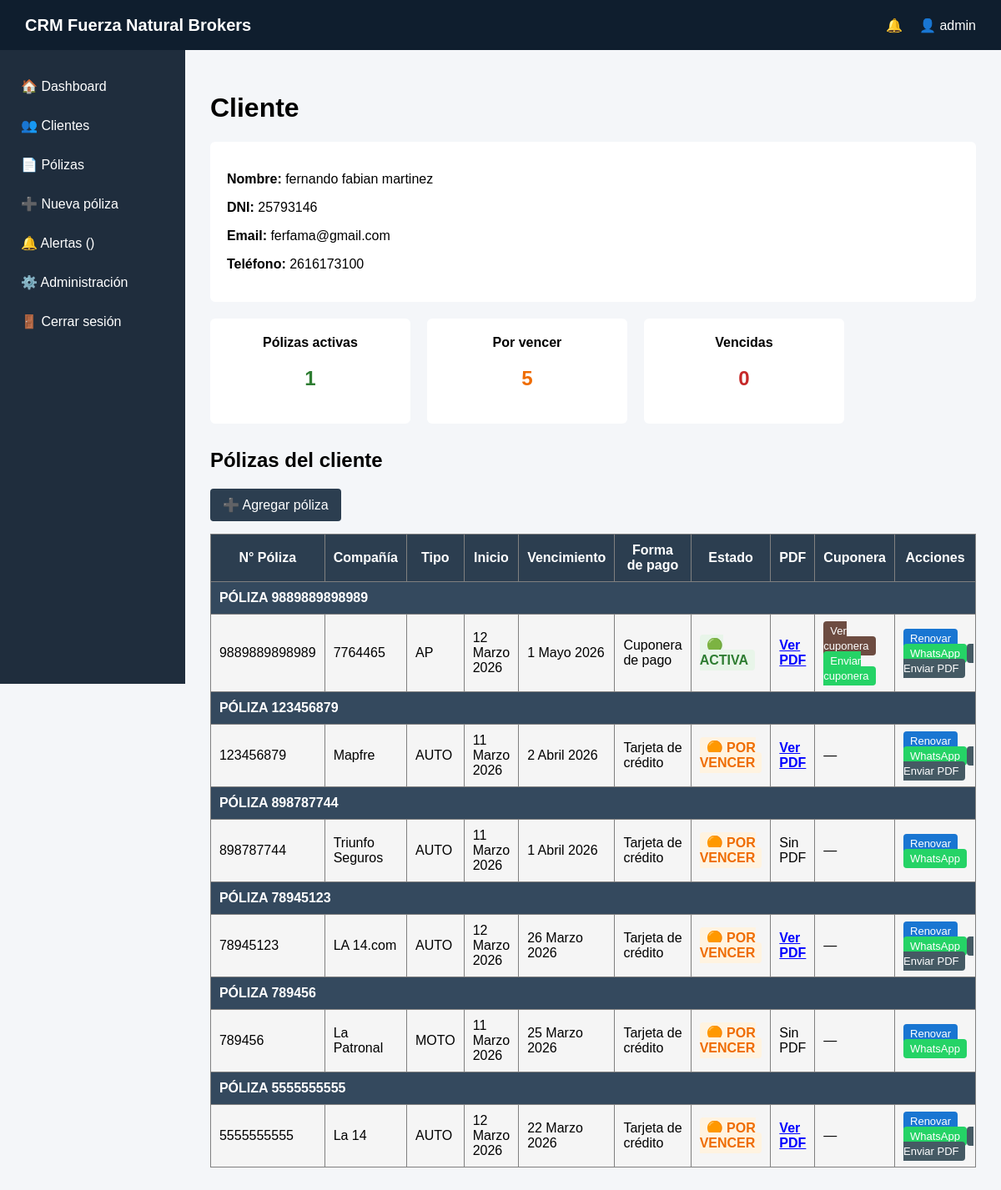
The app's page /clientes/ver/1/ (signed in) with its own data.
### accounts/models.py (models this page shows, shortened)
class User(AbstractUser):
    is_producer = models.BooleanField(default=False)

### clients/models.py (models this page shows, shortened)
class Client(models.Model):
    first_name = models.CharField(max_length=100, db_index=True)
    last_name = models.CharField(max_length=100, db_index=True)
    dni = models.CharField(
        max_length=20, unique=True, blank=True, null=True, db_index=True
    )
    phone = models.CharField(max_length=20)
    email = models.EmailField(blank=True, null=True)
    producer = models.ForeignKey(
        User,
        on_delete=models.CASCADE,
        limit_choices_to={"is_producer": True},
    )
    created_at = models.DateTimeField(auto_now_add=True)

### policies/models.py (models this page shows, shortened)
class Policy(models.Model):
    TIPOS_POLIZA = [
        ("AUTO", "Auto"),
        ("MOTO", "Moto"),
        ("HOGAR", "Hogar"),
        ("VIDA", "Vida"),
        ("COMERCIO", "Comercio"),
        ("AP", "Accidentes Personales"),
        ("RC", "Responsabilidad Civil"),
        ("OTRO", "Otro"),
    ]
    FORMAS_PAGO = [
        ("TARJETA", "Tarjeta de crédito"),
        ("CBU", "Débito / CBU"),
        ("CUPONERA", "Cuponera de pago"),
    ]
    client = models.ForeignKey(
        "clients.Client", on_delete=models.CASCADE, verbose_name="Cliente"
    )
    company = models.CharField(max_length=100, verbose_name="Compañía")
    policy_number = models.CharField(max_length=50, verbose_name="Número de póliza")
    tipo_poliza = models.CharField(
        max_length=20,
        choices=TIPOS_POLIZA,
        default="AUTO",
        verbose_name="Tipo de póliza",
    )
    insurance_type = models.CharField(
        max_length=100, blank=True, verbose_name="Detalle del seguro"
    )
    start_date = models.DateField(verbose_name="Fecha de inicio")
    end_date = models.DateField(verbose_name="Fecha de vencimiento")
    pdf_poliza = models.FileField(
        upload_to="polizas/", blank=True, null=True, verbose_name="PDF de póliza"
    )
    forma_pago = models.CharField(
        max_length=20,
        choices=FORMAS_PAGO,
        default="TARJETA",
        verbose_name="Forma de pago",
    )
    cuponera_pdf = models.FileField(
        upload_to="cuponeras/", blank=True, null=True, verbose_name="Cuponera PDF"
    )
    @property
    def estado(self):
        hoy = date.today()
        dias = (self.end_date - hoy).days
        if dias < 0:
            return "VENCIDA"
        if dias <= 30:
            return "POR VENCER"
        return "ACTIVA"
    class Meta:
        verbose_name = "Póliza"
        verbose_name_plural = "Pólizas"
        ordering = ["end_date"]

### clients/views.py (the view)
# urls.py: path("ver/<int:cliente_id>/", views.ver_cliente, name="ver_cliente"),
@login_required
def ver_cliente(request, cliente_id):
    cliente = get_object_or_404(Client, id=cliente_id)
    hoy = date.today()
    poliza_id = request.GET.get("poliza")
    if poliza_id:
        polizas = (
            Policy.objects.filter(id=poliza_id, client=cliente)
            .annotate(
                estado_orden=Case(
                    When(end_date__gte=hoy, then=1),
                    default=2,
                    output_field=IntegerField(),
                )
            )
            .order_by("estado_orden", "-end_date")
        )
    else:
        polizas = (
            Policy.objects.filter(client=cliente)
            .annotate(
                estado_orden=Case(
                    When(end_date__gte=hoy, then=1),
                    default=2,
                    output_field=IntegerField(),
                )
            )
            .order_by("estado_orden", "-end_date")
        )
    polizas_activas = 0
    polizas_por_vencer = 0
    polizas_vencidas = 0
    for p in Policy.objects.filter(client=cliente):
        dias = (p.end_date - hoy).days
        if dias < 0:
            polizas_vencidas += 1
        elif dias <= 30:
            polizas_por_vencer += 1
        else:
            polizas_activas += 1
    return render(
        request,
        "clientes/cliente_detalle.html",
        {
            "cliente": cliente,
            "polizas": polizas,
            "polizas_activas": polizas_activas,
            "polizas_por_vencer": polizas_por_vencer,
            "polizas_vencidas": polizas_vencidas,
        },
    )

### templates/clientes/cliente_detalle.html (shortened to what this page needs)
{% extends "base.html" %}
{% block content %}
<h1>Cliente</h1>
<div style="background:white;padding:20px;margin-bottom:20px;border-radius:6px;">
<p><strong>Nombre:</strong> {{ cliente.first_name }} {{ cliente.last_name }}</p>
<p><strong>DNI:</strong> {{ cliente.dni }}</p>
<p><strong>Email:</strong> {{ cliente.email }}</p>
<p><strong>Teléfono:</strong> {{ cliente.phone }}</p>
</div>
<div style="display:flex;gap:20px;margin-bottom:30px;">
<div style="background:white;padding:20px;border-radius:6px;width:200px;text-align:center;">
<strong>Pólizas activas</strong>
<h2 style="color:#2e7d32;">{{ polizas_activas }}</h2>
</div>
<div style="background:white;padding:20px;border-radius:6px;width:200px;text-align:center;">
<strong>Por vencer</strong>
<h2 style="color:#ef6c00;">{{ polizas_por_vencer }}</h2>
</div>
<div style="background:white;padding:20px;border-radius:6px;width:200px;text-align:center;">
<strong>Vencidas</strong>
<h2 style="color:#c62828;">{{ polizas_vencidas }}</h2>
</div>
</div>
<h2>Pólizas del cliente</h2>
<a href="/polizas/nueva/?cliente={{ cliente.id }}"
style="display:inline-block;margin-bottom:15px;padding:10px 15px;background:#2c3e50;color:white;text-decoration:none;border-radius:4px;">
➕ Agregar póliza
</a>
<table border="1" cellpadding="10" width="100%" style="background:white;border-collapse:collapse;">
<tr style="background:#2c3e50;color:white;">
<th>N° Póliza</th>
<th>Compañía</th>
<th>Tipo</th>
<th>Inicio</th>
<th>Vencimiento</th>
<th>Forma de pago</th>
<th>Estado</th>
<th>PDF</th>
<th>Cuponera</th>
<th>Acciones</th>
</tr>
{% regroup polizas by policy_number as polizas_agrupadas %}
{% for grupo in polizas_agrupadas %}
<tr class="grupo-poliza">
<td colspan="10">
PÓLIZA {{ grupo.grouper }}
</td>
</tr>
{% for poliza in grupo.list %}
<tr class="renovacion">
<td>{{ poliza.policy_number }}</td>
<td>{{ poliza.company }}</td>
<td>{{ poliza.tipo_poliza }}</td>
<td>{{ poliza.start_date }}</td>
<td>{{ poliza.end_date }}</td>
<td>{{ poliza.get_forma_pago_display }}</td>
<td>
{% if poliza.estado == "ACTIVA" %}
<span class="estado-activa">🟢 ACTIVA</span>
{% elif poliza.estado == "POR VENCER" %}
<span class="estado-vencer">🟠 POR VENCER</span>
{% else %}
<span class="estado-vencida">🔴 VENCIDA</span>
{% endif %}
</td>
<td>
{% if poliza.pdf_poliza %}
<a href="{{ poliza.pdf_poliza.url }}" target="_blank" style="color:blue;font-weight:bold;">
Ver PDF
</a>
{% else %}
Sin PDF
{% endif %}
</td>
<td>
{% if poliza.forma_pago == "CUPONERA" %}
{% if poliza.cuponera_pdf %}
<a href="{{ poliza.cuponera_pdf.url }}" target="_blank" class="btn-cuponera">
Ver cuponera
</a>
<a href="https://wa.me/{{ cliente.phone }}?text=Hola {{ cliente.first_name }}, te envío tu cuponera de pago de la póliza {{ poliza.policy_number }}: {{ poliza.cuponera_pdf.url }}"
target="_blank"
class="btn-whatsapp">
Enviar cuponera
</a>
{% else %}
⚠ Sin cuponera
{% endif %}
{% else %}
—
{% endif %}
</td>
<td>
<a href="/polizas/renovar/{{ poliza.id }}/" class="btn-renovar">
Renovar
</a>
<a href="https://wa.me/{{ cliente.phone }}?text=Hola {{ cliente.first_name }}, tu póliza N° {{ poliza.policy_number }} de {{ poliza.company }} vence el {{ poliza.end_date }}. ¿Querés que avancemos con la renovación?"
target="_blank"
class="btn-whatsapp">
WhatsApp
</a>
{% if poliza.pdf_poliza %}
<a href="https://wa.me/{{ cliente.phone }}?text=Hola {{ cliente.first_name }}, te envío tu póliza N° {{ poliza.policy_number }} de {{ poliza.company }}: {{ poliza.pdf_poliza.url }}"
target="_blank"
class="btn-pdf">
Enviar PDF
</a>
{% endif %}
</td>
</tr>
{% endfor %}
{% empty %}
<tr>
<td colspan="10" style="text-align:center;padding:20px;">
Este cliente no tiene pólizas cargadas.
</td>
</tr>
{% endfor %}
</table>
{% endblock %}

### templates/base.html (shortened to what this page needs)
{% load static %}
<!DOCTYPE html>
<html lang="es">
<head>
</head>
<body>
<div class="topbar">
<div class="logo">
CRM Fuerza Natural Brokers
</div>
<div style="display:flex; align-items:center;">
<div class="alert-bell">
🔔 {{ alert_count }}
</div>
<div>
👤 {{ request.user.username }}
</div>
</div>
</div>
<div class="layout">
<div class="sidebar">
<a href="/">🏠 Dashboard</a>
<a href="/clientes/">👥 Clientes</a>
<a href="/polizas/">📄 Pólizas</a>
<a href="/polizas/nueva/">➕ Nueva póliza</a>
<a href="/alertas/">
🔔 Alertas
<span class="
">
({{ alert_count }})
</span>
</a>
<a href="/admin/">⚙️ Administración</a>
<a href="/accounts/logout/">🚪 Cerrar sesión</a>
</div>
<div class="content">
{% block content %}
{% endblock %}
</div>
</div>
</body>
</html>

### templates/base.html (style rules this page uses)
body { margin: 0; font-family: Arial, Helvetica, sans-serif; background: #f4f6f9; }
.topbar { height: 60px; background: #0f1e2e; color: white; display: flex; align-items: center; justify-content: space-between; padding: 0 30px; }
.logo { font-weight: bold; font-size: 20px; }
.alert-bell { position: relative; margin-right: 20px; cursor: pointer; }
.layout { display: flex; }
.sidebar { width: 260px; background: #1f2d3d; height: calc(100vh - 60px); padding-top: 20px; }
.sidebar a { display: block; color: white; padding: 14px 25px; text-decoration: none; transition: 0.2s; white-space: nowrap; }
.content { flex: 1; padding: 30px; }

### templates/clientes/cliente_detalle.html (style rules this page uses)
.estado-activa { background:#e8f5e9; color:#2e7d32; font-weight:bold; padding:4px 8px; border-radius:4px; }
.estado-vencer { background:#fff3e0; color:#ef6c00; font-weight:bold; padding:4px 8px; border-radius:4px; }
.btn-renovar { background:#1976d2; color:white; padding:4px 8px; border-radius:4px; text-decoration:none; font-size:13px; }
.btn-whatsapp { background:#25D366; color:white; padding:4px 8px; border-radius:4px; text-decoration:none; font-size:13px; }
.btn-pdf { background:#455a64; color:white; padding:4px 8px; border-radius:4px; text-decoration:none; font-size:13px; }
.btn-cuponera { background:#6d4c41; color:white; padding:4px 8px; border-radius:4px; text-decoration:none; font-size:13px; }
.grupo-poliza { background:#34495e; color:white; padding:8px; font-weight:bold; }
.renovacion { background:#f5f5f5; }

### records on screen
User: user.username "admin"
Client: first_name "fernando fabian", last_name "martinez", dni "25793146", email "ferfama@gmail.com", phone "2616173100"
Policy: grouper "9889889898989", policy_number "9889889898989", company "7764465", tipo_poliza "AP", start_date "12 Marzo 2026", end_date "1 Mayo 2026", forma_pago "Cuponera de pago", shows "🟢 ACTIVA"
Policy: grouper "123456879", policy_number "123456879", company "Mapfre", tipo_poliza "AUTO", start_date "11 Marzo 2026", end_date "2 Abril 2026", forma_pago "Tarjeta de crédito", shows "🟠 POR VENCER"
Policy: grouper "898787744", policy_number "898787744", company "Triunfo Seguros", tipo_poliza "AUTO", start_date "11 Marzo 2026", end_date "1 Abril 2026", forma_pago "Tarjeta de crédito", shows "🟠 POR VENCER", pdf_poliza "Sin PDF"
Policy: grouper "78945123", policy_number "78945123", company "LA 14.com", tipo_poliza "AUTO", start_date "12 Marzo 2026", end_date "26 Marzo 2026", forma_pago "Tarjeta de crédito", shows "🟠 POR VENCER"
Policy: grouper "789456", policy_number "789456", company "La Patronal", tipo_poliza "MOTO", start_date "11 Marzo 2026", end_date "25 Marzo 2026", forma_pago "Tarjeta de crédito", shows "🟠 POR VENCER", shows "Sin PDF"
Policy: grouper "5555555555", policy_number "5555555555", company "La 14", tipo_poliza "AUTO", start_date "12 Marzo 2026", end_date "22 Marzo 2026", forma_pago "Tarjeta de crédito", shows "🟠 POR VENCER"
